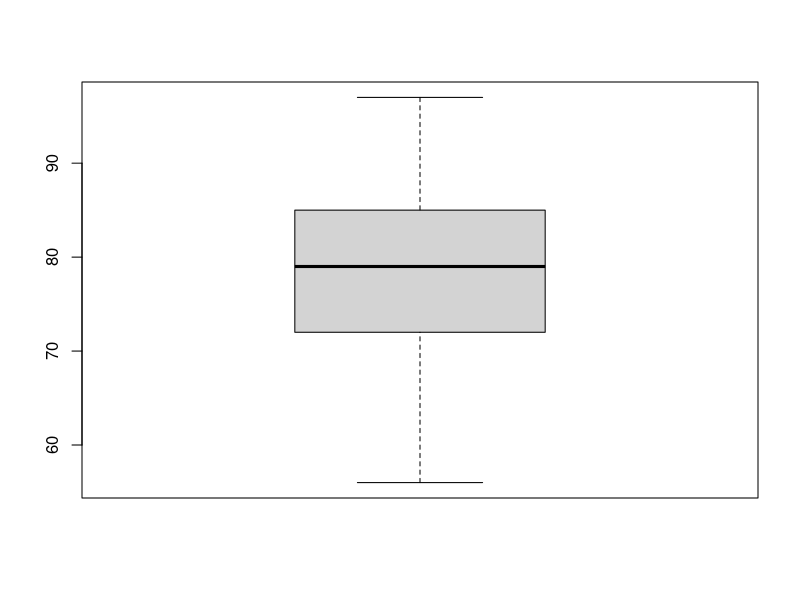

Write the R code that produced this figure.
#Chapter 12

?airquality

head(airquality)

sort(airquality$Temp)

length(airquality) # of columns in data frame

length(airquality$Temp)

middle = (length(airquality$Temp)+1)/2

median = sort(airquality$Temp)[middle]
median

median(airquality$Temp)

quantile(airquality$Temp, 0.25)

quantile(airquality$Temp, 0.75)

quantile(airquality$Temp)

summary(airquality$Temp)

boxplot(airquality$Temp)

#sample variance
var(airquality$Temp)

#sample standard deviation
sd(airquality$Temp)
#or
sqrt(var(airquality$Temp))

#For population variance when your data set is for the population:
#population size n

n=length(airquality$Temp)

var(airquality$Temp)*(n-1)/n


#outlier

#20 is an outlier

samp = c(100, 107, 98, 20, 105)

mean(samp)
median(samp)

#If you have an outlier that is small, then the mean will be smaller than
#the median.


